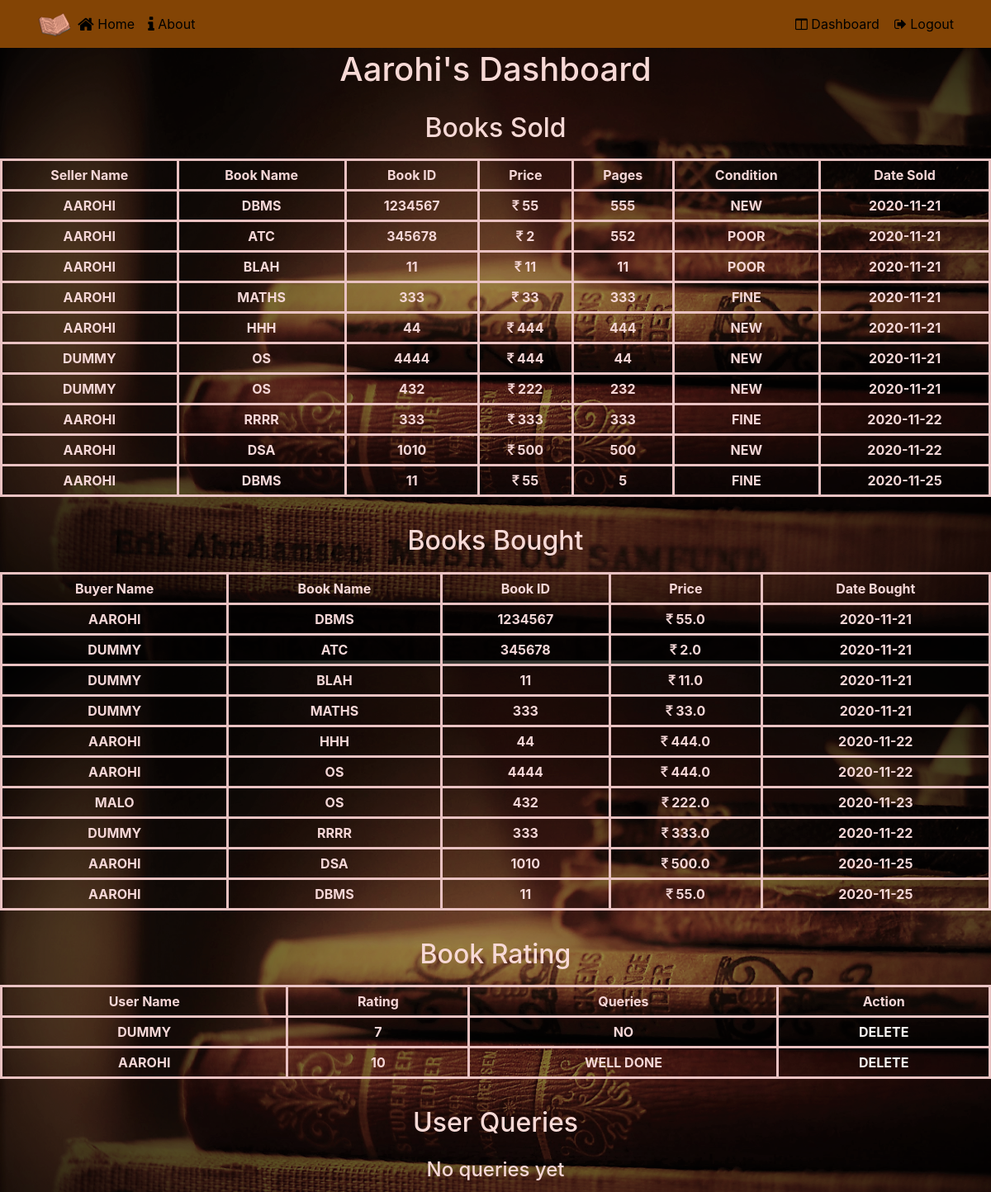
Screenshot of /admin_dashboard (signed in) with the database file from the repository.
### app.py (models this page shows)
class User(UserMixin, db.Model):
    __tablename__ = "user"
    id = db.Column(db.Integer, primary_key=True) # primary keys are required by SQLAlchemy
    email = db.Column(db.String(100), unique=True)
    password = db.Column(db.String(100))
    name = db.Column(db.String(1000))
    books = db.relationship('Book', backref='user')
    transactions = db.relationship('Transaction', backref='user')
    ratings = db.relationship('Rating', backref='user')

class Transaction(UserMixin, db.Model):
    __tablename__ = "transaction"
    id = db.Column(db.Integer, primary_key=True)
    seller_id = db.Column(db.Integer, nullable=False)
    title = db.Column(db.String(1000))
    isbn = db.Column(db.String(1000))
    price = db.Column(db.Integer)
    pages = db.Column(db.Integer)
    condition = db.Column(db.String(1000))
    buyer_id = db.Column(db.Integer, db.ForeignKey('user.id'), nullable=False)
    book_id = db.Column(db.Integer, nullable=False)
    amt_sold_for = db.Column(db.Float, nullable=False)
    date_added = db.Column(db.DateTime, default=datetime.utcnow)
    order_date = db.Column(db.DateTime, nullable=False, default=datetime.utcnow)

class Rating(UserMixin, db.Model):
    __tablename__ = "rating"
    id = db.Column(db.Integer, primary_key=True)
    user_id = db.Column(db.Integer, db.ForeignKey('user.id'), nullable=False)
    rating = db.Column(db.Integer, nullable=False)
    issues = db.Column(db.String(1000))
    timestamp = db.Column(db.DateTime, default=datetime.utcnow)

### app.py (the view)
@app.route('/admin_dashboard')
@login_required
def admin_dashboard():
    books_sell = (db.session.query(Transaction.title, Transaction.isbn, Transaction.price, Transaction.pages, Transaction.condition, Transaction.date_added, User.name).join(User, User.id==Transaction.seller_id)).order_by(Transaction.date_added).all()
    books_more = (db.session.query(Book.title, Book.isbn, Book.price, Book.pages, Book.condition, Book.date_added, User.name).join(User, User.id==Book.seller_id)).order_by(Book.date_added).all()
    books_bought = (db.session.query(Transaction.title, Transaction.isbn, Transaction.amt_sold_for, Transaction.order_date, User.name).join(User)).order_by(Transaction.date_added).all()
    ratings = (db.session.query(Rating.id, Rating.rating, Rating.issues, User.name).join(User)).order_by(Rating.timestamp).all()
    queries = Contact_Detail.query.all()
    return render_template('admin_dashboard.html', books_sold=books_sell, books_more=books_more,books_bought=books_bought, queries=queries, ratings=ratings, name=current_user.name)

### app.py (called while the page is built)
def login_required(f):
    @wraps(f)
    def wrap(*args, **kwargs):
        if 'logged_in' in session:
            return f(*args, **kwargs)
        else:
            flash('You need to login first.')
            return redirect(url_for('login'))
    return wrap

@login_manager.user_loader
def user_loader(user_id):
    return User.query.get(user_id)

### templates/admin_dashboard.html (shortened to what this page needs)
{% extends 'base.html' %}
{% block home%}
<li class="nav-item" ><a class="nav-link" href="/admin" style="color:#000000;"><span class="fa fa-home fa-lg" ></span> Home</a></li>
{% endblock %}
{% block head %}
<span class="navbar-text">
    <a id="loginModal" href = "/dashboard" style="color:#000000;">
    <span class="fa fa-columns"></span> Dashboard </a>
</span>
<span class="navbar-text">
    &nbsp;&nbsp;&nbsp;<a id="signOutButton" href = "/logout" style="color:#000000;">
    <span class="fa fa-sign-out"></span> Logout </a>
</span>
{% endblock %}
{% block body %}
        <div class="container">
            <div class="row row-header">
                <div class="col-12">
                    <h1 style = "text-transform:capitalize; text-align: center; padding: 10px;"> {{name}}'s Dashboard</h1>
                </div>
            </div>
        </div>
<h2>Books Sold</h2>
{% if books_sold|length < 1 %}
    <h4 style="text-align: center; color:#f5d7d7; padding: 5px;">No books sold yet</h4>
{% else %}
    <table style="color:#f5d7d7; padding: 5px;">
        <tr>
            <th>Seller Name</th>
            <th>Book Name</th>
            <th>Book ID</th>
            <th>Price</th>
            <th>Pages</th>
            <th>Condition</th>
            <th>Date Sold</th>
        </tr>
        {% for book in books_sold %}
            <tr style="text-transform: uppercase;">
                <td>{{ book.name }}</td>
                <td>{{ book.title }}</td>
                <td>{{ book.isbn }}</td>
                <td><i class="fa fa-inr"></i>&nbsp;{{ book.price }}</td>
                <td>{{ book.pages }}</td>
                <td>{{ book.condition }}</td>
                <td>{{ book.date_added.date() }}</td>
            </tr>
        {% endfor %}
    </table>
{% endif %}
<br>
<h2>Books Bought</h2>
{% if books_bought|length < 1 %}
    <h4 style="text-align: center; color:#f5d7d7; padding: 5px;">No books sold yet</h4>
{% else %}
<table style="color:#f5d7d7; padding: 5px;">
    <tr>
        <th>Buyer Name</th>
        <th>Book Name</th>
        <th>Book ID</th>
        <th>Price</th>
        <th>Date Bought</th>
    </tr>
    {% for book in books_bought %}
        <tr style="text-transform: uppercase;">
            <td>{{ book.name }}</td>
            <td>{{ book.title }}</td>
            <td>{{ book.isbn }}</td>
            <td><i class="fa fa-inr"></i>&nbsp;{{ book.amt_sold_for }}</td>
            <td>{{ book.order_date.date() }}</td>
        </tr>
    {% endfor %}
</table>
{% endif %}
<br>
<h2>Book Rating</h2>
{% if ratings|length < 1 %}
    <h4 style="text-align: center; color:#f5d7d7; padding: 5px;">No ratings yet</h4>
{% else %}
<table style="color:#f5d7d7; padding: 5px;">
    <tr>
        <th>User Name</th>
        <th>Rating</th>
        <th>Queries</th>
        <th>Action</th>
    </tr>
    {% for rating in ratings %}
        <tr style="text-transform: uppercase;">
            <td>{{ rating.name }}</td>
            <td>{{ rating.rating }}</td>
            <td>{{ rating.issues }}</td>
            <td><a style="color:#f3f2f0;" href="/delete_rating/{{rating.id}}">Delete</a></td>
        </tr>
    {% endfor %}
</table>
{% endif %}
<br>
<h2>User Queries</h2>
{% if queries|length < 1 %}
    <h4 style="text-align: center; color:#f5d7d7; padding: 5px;">No queries yet</h4>
{% endif %}
{% endblock %}

### static/css/main.css (style rules this page uses)
.row-header { margin: 0px auto; padding: 0px 0px; }
body { padding: 50px 0px 0px 0px; z-index: 0; background-image: url(../img/images/wall.jpg); overflow-x: hidden; }
body,html { overflow-x: hidden; }
.navbar-light .navbar-nav .nav-item { color: #FFFFFF; }
table, td, th { border: 3px solid #aaa; }
table { border-collapse: collapse; width: 100%; }
th { height: 30px; text-align: center; font-weight: bold; }
td { text-align: center; padding: 5px; font-weight: bold; }

### templates/admin_dashboard.html (style rules this page uses)
h1 { padding: 10px; text-align: center; color: #f7d9d6; }
h2 { padding: 10px; text-align: center; color: #f7d9d6; }
table, td, th { border: 3px solid rgb(233, 194, 194); padding: 5px; }
body { background-image: url('/static/img/images/6.png'); }

### rows the page displays
User: name "Aarohi"
Transaction: name "AAROHI", title "DBMS", isbn "1234567", price "55", pages "555", condition "NEW", date_added "2020-11-21", amt_sold_for "55.0", order_date "2020-11-21"
Transaction: name "AAROHI", title "ATC", isbn "345678", price "2", pages "552", condition "POOR", date_added "2020-11-21", name "DUMMY", amt_sold_for "2.0", order_date "2020-11-21"
Transaction: name "AAROHI", title "BLAH", isbn "11", price "11", pages "11", condition "POOR", date_added "2020-11-21", name "DUMMY", amt_sold_for "11.0", order_date "2020-11-21"
Transaction: name "AAROHI", title "MATHS", isbn "333", price "33", pages "333", condition "FINE", date_added "2020-11-21", name "DUMMY", amt_sold_for "33.0", order_date "2020-11-21"
Transaction: name "AAROHI", title "HHH", isbn "44", price "444", pages "444", condition "NEW", date_added "2020-11-21", amt_sold_for "444.0", order_date "2020-11-22"
Transaction: name "DUMMY", title "OS", isbn "4444", price "444", pages "44", condition "NEW", date_added "2020-11-21", name "AAROHI", amt_sold_for "444.0", order_date "2020-11-22"
Transaction: name "DUMMY", title "OS", isbn "432", price "222", pages "232", condition "NEW", date_added "2020-11-21", name "MALO", amt_sold_for "222.0", order_date "2020-11-23"
Transaction: name "AAROHI", title "RRRR", isbn "333", price "333", pages "333", condition "FINE", date_added "2020-11-22", name "DUMMY", amt_sold_for "333.0", order_date "2020-11-22"
Transaction: name "AAROHI", title "DSA", isbn "1010", price "500", pages "500", condition "NEW", date_added "2020-11-22", amt_sold_for "500.0", order_date "2020-11-25"
Transaction: name "AAROHI", title "DBMS", isbn "11", price "55", pages "5", condition "FINE", date_added "2020-11-25", amt_sold_for "55.0", order_date "2020-11-25"
Rating: name "DUMMY", rating "7", issues "NO"
Rating: name "AAROHI", rating "10", issues "WELL DONE"
